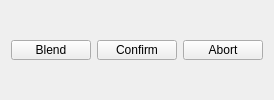
    <widget class="QFrame" name="animationBlendingFrame">
     <property name="minimumSize">
      <size>
       <width>0</width>
       <height>0</height>
      </size>
     </property>
     <property name="maximumSize">
      <size>
       <width>16777215</width>
       <height>16777215</height>
      </size>
     </property>
     <layout class="QGridLayout" name="gridLayout_4">
      <item row="0" column="1">
       <widget class="QPushButton" name="animationConfirmButton">
        <property name="maximumSize">
         <size>
          <width>16777215</width>
          <height>20</height>
         </size>
        </property>
        <property name="text">
         <string>Confirm</string>
        </property>
       </widget>
      </item>
      <item row="0" column="0">
       <widget class="QPushButton" name="animationBlendButton">
        <property name="maximumSize">
         <size>
          <width>16777215</width>
          <height>20</height>
         </size>
        </property>
        <property name="text">
         <string>Blend</string>
        </property>
       </widget>
      </item>
      <item row="0" column="2">
       <widget class="QPushButton" name="animationAbortButton">
        <property name="maximumSize">
         <size>
          <width>16777215</width>
          <height>20</height>
         </size>
        </property>
        <property name="text">
         <string>Abort</string>
        </property>
       </widget>
      </item>
     </layout>
    </widget>
